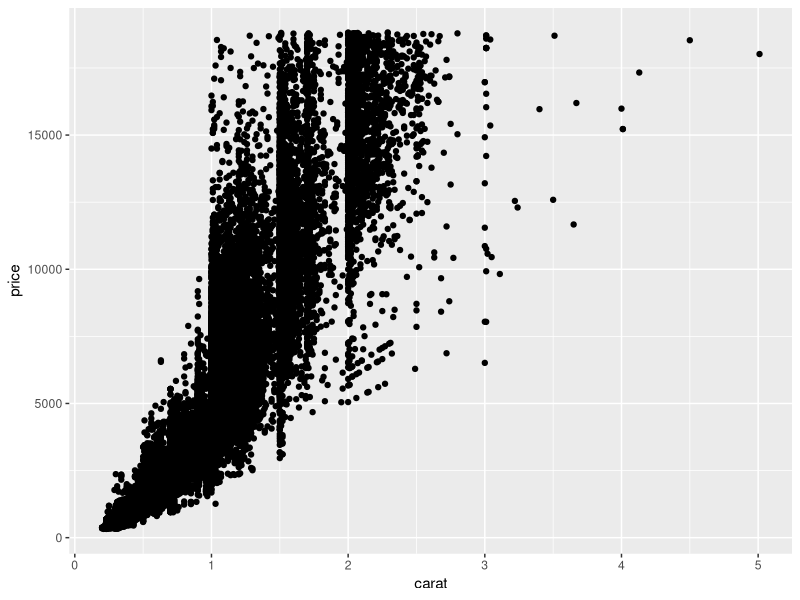
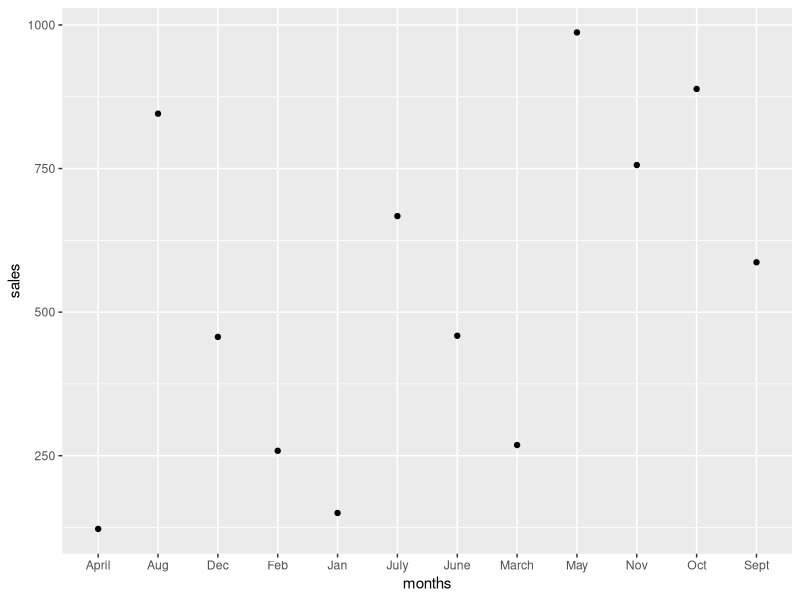
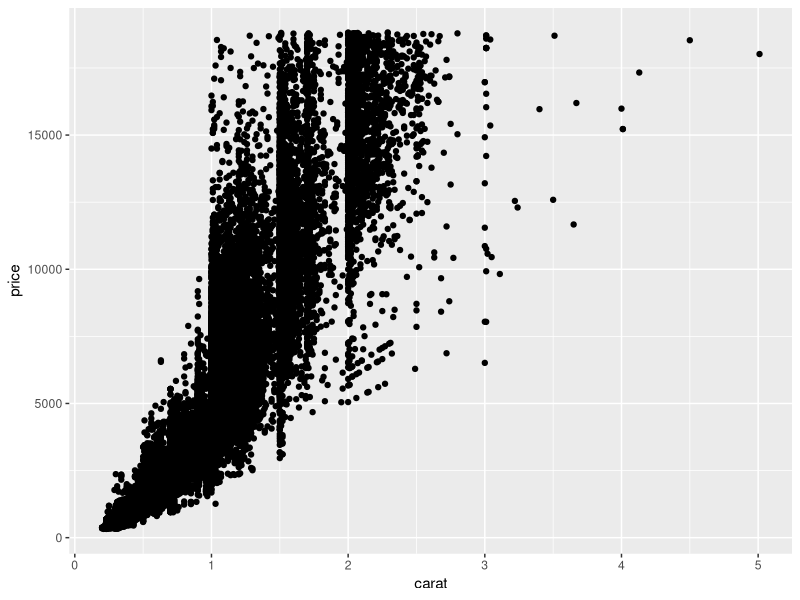
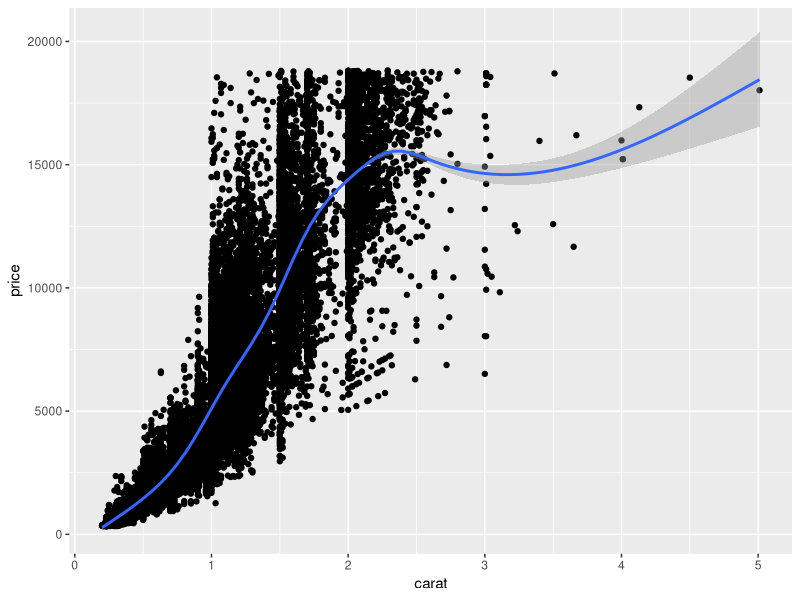

Write the R code that produced these figures, in order.
## ---- chunk 1
library("tidyverse")
## ---- chunk 2
ggplot(diamonds,aes(carat,price))+
  geom_point()

## What do you notice from the scatterplot as the carat size increases? As carat size increases, prices of diamond increases too.
## From the scatterplot, what carats are most represented within the diamonds dataset? 0.30
## ---- chunk 3
Yearly_sales <- data.frame(months = c("Jan", "Feb", "March", "April", "May", "June", "July", "Aug", "Sept", "Oct", "Nov", "Dec"), sales = c(150.25, 258.54, 268.55, 122.52, 987, 458.82, 667.23, 845.54, 586.78, 888.58, 756.12, 456.84))

ggplot(Yearly_sales,aes(months,sales,colors)) +
  geom_point()


## ---- chunk 4
ggplot(diamonds,aes(carat,price,colors()))+
  geom_point()
## ---- chunk 5
dsample <- diamonds[sample(nrow(diamonds), 100), ]
ggplot(diamonds,aes(carat,price,colors()))+
  geom_point()+
  geom_smooth()
